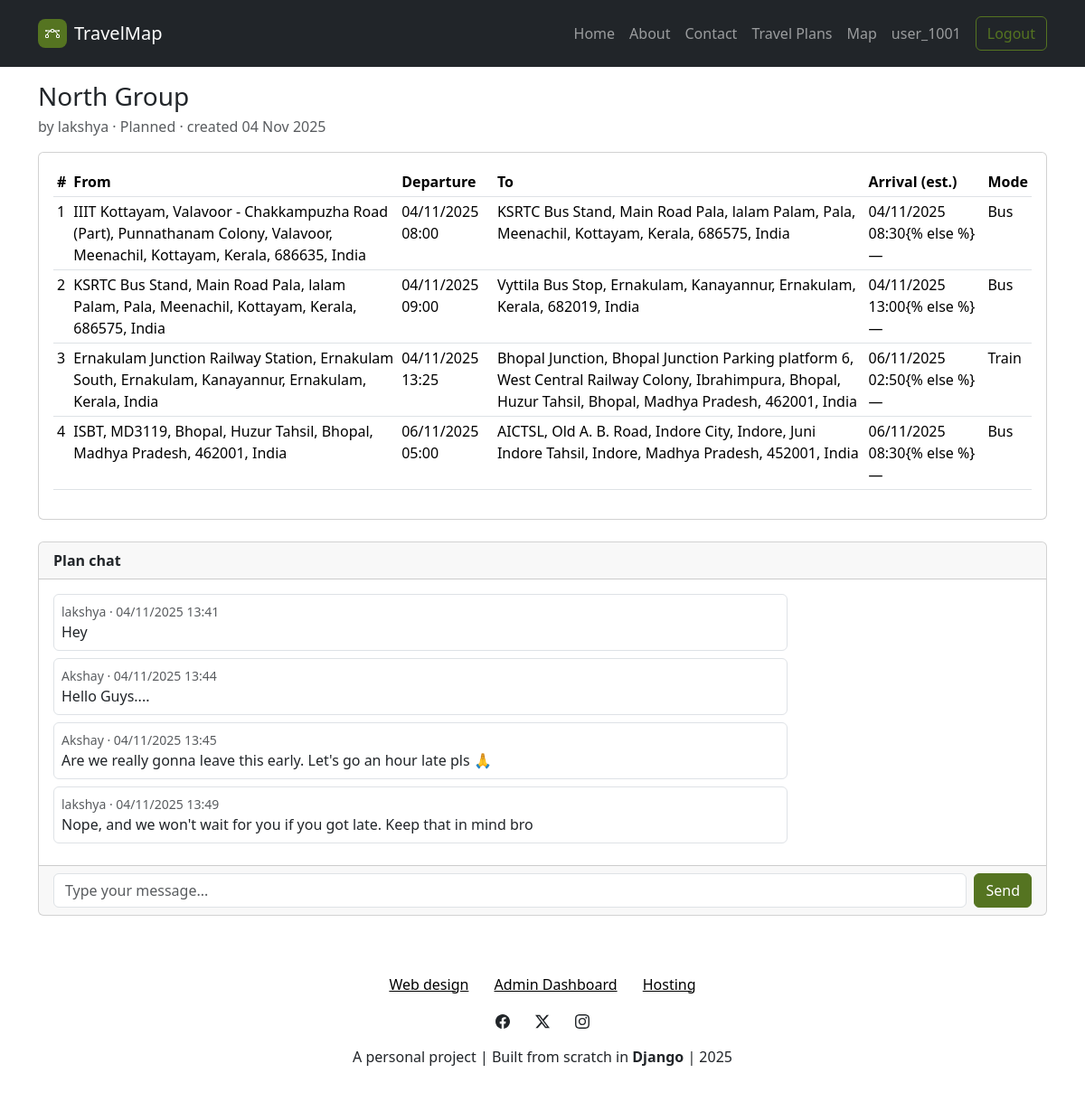
The page /travelplans/11/ (signed in) on the database its author committed.
### Accounts/models.py (models this page shows, shortened)
class TravelPlan(models.Model):
    user = models.ForeignKey(
        settings.AUTH_USER_MODEL,
        on_delete=models.CASCADE,
        related_name='travel_plans'
    )
    title = models.CharField(
        max_length=150
    )
    status = models.CharField(
        max_length=10,
        choices=PlanStatus.choices,
        default=PlanStatus.PLANNED
    )
    created_at = models.DateTimeField(auto_now_add=True)
    updated_at = models.DateTimeField(auto_now=True)
    class Meta:
        ordering = ['-created_at']

class Trip(models.Model):
    plan = models.ForeignKey(
        TravelPlan,
        on_delete=models.CASCADE,
        related_name='trips',
    )
    title = models.CharField(
        max_length=150,
    )
    origin_name = models.CharField(
        max_length=255,
    )
    origin_lat = models.CharField(
        max_length=50, null=True, blank=True
    )
    origin_lon = models.CharField(
        max_length=50, null=True, blank=True
    )
    destination_name = models.CharField(
        max_length=255,
    )
    destination_lat = models.CharField(
        max_length=50, null=True, blank=True
    )
    destination_lon = models.CharField(
        max_length=50, null=True, blank=True
    )
    departure_time = models.DateTimeField()
    estimated_arrival_time = models.DateTimeField(
        null=True, blank=True
    )
    transport_mode = models.CharField(
        max_length=6,
        choices=TransportMode.choices,
        default=TransportMode.TRAIN
    )
    passengers = models.ManyToManyField(
        settings.AUTH_USER_MODEL,
        related_name='joined_trips',
        blank=True,
        help_text="Students who have joined this trip",
    )
    notes = models.TextField(
        blank=True,
    )
    route = models.JSONField(null=True, blank=True)
    status = models.CharField(
        max_length=10,
        choices=PlanStatus.choices,
        default=PlanStatus.PLANNED
    )
    created_at = models.DateTimeField(auto_now_add=True)
    updated_at = models.DateTimeField(auto_now=True)
    class Meta:
        ordering = ['departure_time']

class ChatMessage(models.Model):
    plan = models.ForeignKey(
        TravelPlan,
        on_delete=models.CASCADE,
        related_name='chat_messages'
    )
    user = models.ForeignKey(
        settings.AUTH_USER_MODEL,
        on_delete=models.CASCADE,
        related_name='chat_messages'
    )
    content = models.TextField()
    created_at = models.DateTimeField(auto_now_add=True)
    class Meta:
        ordering = ['created_at']

### UI/views.py (the view)
# urls.py: path("travelplans/<int:pk>/", views.travelplan_detail, name="travelplan_detail"),
@login_required
def travelplan_detail(request, pk: int):
    plan = (
        TravelPlan.objects
        .select_related('user')
        .prefetch_related('trips__passengers', 'chat_messages__user')
        .get(pk=pk)
    )
    messages_qs = plan.chat_messages.all().select_related('user')
    return render(request, 'UI/travelplan_detail.html', {
        'plan': plan,
        'trips': plan.trips.all(),
        'chat_messages': messages_qs,
    })

### UI/context_processors.py (called while the page is built)
def site_settings(request):
    index_carousel = carousel.objects.all()
    index_features = features.objects.all()
    index_steps = step.objects.all()
    for item in list(index_carousel) + list(index_features):
        if hasattr(item, 'href') and item.href:
            try:
                item.href = reverse(item.href)
            except:
                pass
    return {
        'index_carousel': index_carousel,
        'index_features': index_features,
        'index_steps': index_steps,
    }

### templates/UI/travelplan_detail.html (shortened to what this page needs)
{% extends 'partials/layout.html' %}
{% load static %}
{% block content %}
<div id="content" class="container py-3">
  <div class="row mb-3 align-items-center">
    <div class="col">
      <h3 class="mb-1">{{ plan.title }}</h3>
      <div class="text-muted">
        by {{ plan.user.username }} · {{ plan.get_status_display }} · created {{ plan.created_at|date:"d M Y" }}
      </div>
    </div>
  </div>
  <div class="row">
    <div class="col">
      <div class="card">
        <div class="card-body">
          <div class="table-responsive">
            <table class="table table-sm table-hover">
              <thead>
                <tr>
                  <th>#</th>
                  <th>From</th>
                  <th>Departure</th>
                  <th>To</th>
                  <th>Arrival (est.)</th>
                  <th>Mode</th>
                </tr>
              </thead>
              <tbody>
                {% for trip in trips %}
                <tr>
                  <td>{{ forloop.counter }}</td>
                  <td>{{ trip.origin_name }}</td>
                  <td>{{ trip.departure_time|date:"d/m/Y H:i" }}</td>
                  <td>{{ trip.destination_name }}</td>
                  <td>{% if trip.estimated_arrival_time %}{{ trip.estimated_arrival_time|date:"d/m/Y H:i" }}{% else
                    %}—{% endif %}</td>
                  <td>{{ trip.get_transport_mode_display }}</td>
                </tr>
                {% empty %}
                <tr>
                  <td colspan="6" class="text-muted">No trips in this plan yet.</td>
                </tr>
                {% endfor %}
              </tbody>
            </table>
          </div>
        </div>
      </div>
    </div>
  </div>
  <div class="row mt-4">
    <div class="col">
      <div class="card">
        <div class="card-header d-flex justify-content-between align-items-center">
          <strong>Plan chat</strong>
        </div>
        <div class="card-body" style="max-height: 320px; overflow-y: auto;" id="chat-messages" data-plan-id="{{ plan.id }}" data-user-id="{% if request.user.is_authenticated %}{{ request.user.id }}{% endif %}">
          {% for m in chat_messages %}
            <div class="mb-2 d-flex">
              <div class="w-75 p-2 border rounded {% if m.user_id == request.user.id %}ms-auto bg-light text-end{% else %}bg-white{% endif %}">
                <div class="small text-muted">{{ m.user.username }} · {{ m.created_at|date:"d/m/Y H:i" }}</div>
                <div>{{ m.content|linebreaksbr }}</div>
              </div>
            </div>
          {% empty %}
            <div class="text-muted">No messages yet. Be the first to say hi 👋</div>
          {% endfor %}
        </div>
        <div class="card-footer">
          {% if request.user.is_authenticated %}
          <form id="chat-form" class="d-flex gap-2" method="post" action="{% url 'UI:chat_messages_api' plan.id %}">
            <input type="text" name="content" id="chat-input" class="form-control" placeholder="Type your message..." maxlength="2000" autocomplete="off"/>
            <button type="submit" class="btn btn-primary">Send</button>
          </form>
          {% else %}
          <a class="btn btn-outline-primary" href="{% url 'UI:login' %}">Login to chat</a>
          {% endif %}
        </div>
      </div>
    </div>
  </div>
</div>
{% endblock %}

### templates/partials/navbar.html (shortened to what this page needs)
{% load static %}
<nav class="navbar navbar-expand-md sticky-top bg-body py-3" data-bs-theme="dark">
    <div class="container">
        <a class="navbar-brand d-flex align-items-center" href="{% url 'UI:index' %}">
            <span class="bs-icon-sm bs-icon-rounded bs-icon-primary d-flex justify-content-center align-items-center me-2 bs-icon">
            </span>
            <span>TravelMap</span>
        </a>
        <div id="navcol-2" class="collapse navbar-collapse">
            <ul class="navbar-nav ms-auto">
                <li class="nav-item"><a class="nav-link" href="{% url 'UI:index' %}#home">Home</a></li>
                <li class="nav-item"><a class="nav-link" href="{% url 'UI:index' %}#about">About</a></li>
                <li class="nav-item"><a class="nav-link" href="{% url 'UI:index' %}#contact">Contact</a></li>
                <li class="nav-item"><a class="nav-link {% if request.resolver_match.url_name == 'travelplans' %}active{% endif %}" href="{% url 'UI:travelplans' %}">Travel Plans</a></li>
                <li class="nav-item"><a class="nav-link {% if request.resolver_match.url_name == 'map' %}active{% endif %}" href="{% url 'UI:map' %}">Map</a></li>
                <li class="nav-item">
                    {% if user.is_authenticated %}
                        <a class="nav-link" href="#">{{ user.username }}</a>
                    {% else %}
                        <a class="nav-link {% if request.resolver_match.url_name == 'login' %}active{% endif %}" href="{% url 'UI:login'%}">Login</a>
                    {% endif %}
                </li>
            </ul>
            {% if user.is_authenticated %}
            <form action="/logout/" method="post">
                <button class="btn btn-outline-primary ms-md-2" type="submit" href="{% url 'UI:logout'%}">Logout</button>
                </form>
            {% else %}
                <a class="btn btn-primary ms-md-2" role="button" href="{% url 'UI:register'%}">Sign Up</a>
            {% endif %}
        </div>
    </div>
</nav>

### static/css/bss-overrides.css (style rules this page uses)
:root, [data-bs-theme=light] { --bs-primary: #557421; --bs-primary-rgb: 85,116,33; --bs-primary-text-emphasis: #222E0D; --bs-primary-bg-subtle: #DDE3D3; --bs-primary-border-subtle: #BBC7A6; }
.btn-primary { --bs-btn-color: #fff; --bs-btn-bg: #557421; --bs-btn-border-color: #557421; --bs-btn-hover-color: #fff; --bs-btn-hover-bg: #48631C; --bs-btn-hover-border-color: #445D1A; --bs-btn-focus-shadow-rgb: 230,234,222; --bs-btn-active-color: #fff; --bs-btn-active-bg: #445D1A; --bs-btn-active-border-color: #405719; --bs-btn-disabled-color: #fff; --bs-btn-disabled-bg: #557421; --bs-btn-disabled-border-color: #557421; }
.btn-outline-primary { --bs-btn-color: #557421; --bs-btn-border-color: #557421; --bs-btn-focus-shadow-rgb: 85,116,33; --bs-btn-hover-color: #fff; --bs-btn-hover-bg: #557421; --bs-btn-hover-border-color: #557421; --bs-btn-active-color: #fff; --bs-btn-active-bg: #557421; --bs-btn-active-border-color: #557421; --bs-btn-disabled-color: #557421; --bs-btn-disabled-bg: transparent; --bs-btn-disabled-border-color: #557421; }

### templates/partials/layout.html (style rules this page uses)
html { scroll-behavior: smooth; scroll-padding-top: 80px; }

### rows shown on the page
TravelPlan: title "North Group", user.username "lakshya", status "Planned", created_at "04 Nov 2025"
Trip: origin_name "IIIT Kottayam, Valavoor - Chakkampuzha Road (Part), Punnathanam Colony, Valavoor, Meenachil, Kottayam, Kerala, 686635, India", departure_time "04/11/2025 08:00", destination_name "KSRTC Bus Stand, Main Road Pala, lalam Palam, Pala, Meenachil, Kottayam, Kerala, 686575, India", estimated_arrival_time "04/11/2025 08:30", transport_mode "Bus"
Trip: origin_name "KSRTC Bus Stand, Main Road Pala, lalam Palam, Pala, Meenachil, Kottayam, Kerala, 686575, India", departure_time "04/11/2025 09:00", destination_name "Vyttila Bus Stop, Ernakulam, Kanayannur, Ernakulam, Kerala, 682019, India", estimated_arrival_time "04/11/2025 13:00", transport_mode "Bus"
Trip: origin_name "Ernakulam Junction Railway Station, Ernakulam South, Ernakulam, Kanayannur, Ernakulam, Kerala, India", departure_time "04/11/2025 13:25", destination_name "Bhopal Junction, Bhopal Junction Parking platform 6, West Central Railway Colony, Ibrahimpura, Bhopal, Huzur Tahsil, Bhopal, Madhya Pradesh, 462001, India", estimated_arrival_time "06/11/2025 02:50", transport_mode "Train"
Trip: origin_name "ISBT, MD3119, Bhopal, Huzur Tahsil, Bhopal, Madhya Pradesh, 462001, India", departure_time "06/11/2025 05:00", destination_name "AICTSL, Old A. B. Road, Indore City, Indore, Juni Indore Tahsil, Indore, Madhya Pradesh, 452001, India", estimated_arrival_time "06/11/2025 08:30", transport_mode "Bus"
ChatMessage: user.username "lakshya", created_at "04/11/2025 13:41", content "Hey"
ChatMessage: user.username "Akshay", created_at "04/11/2025 13:44", content "Hello Guys...."
ChatMessage: user.username "Akshay", created_at "04/11/2025 13:45", content "Are we really gonna leave this early. Let's go an hour late pls 🙏"
ChatMessage: user.username "lakshya", created_at "04/11/2025 13:49", content "Nope, and we won't wait for you if you got late. Keep that in mind bro"

### other values the page prints
{{ user.username }} "user_1001"
